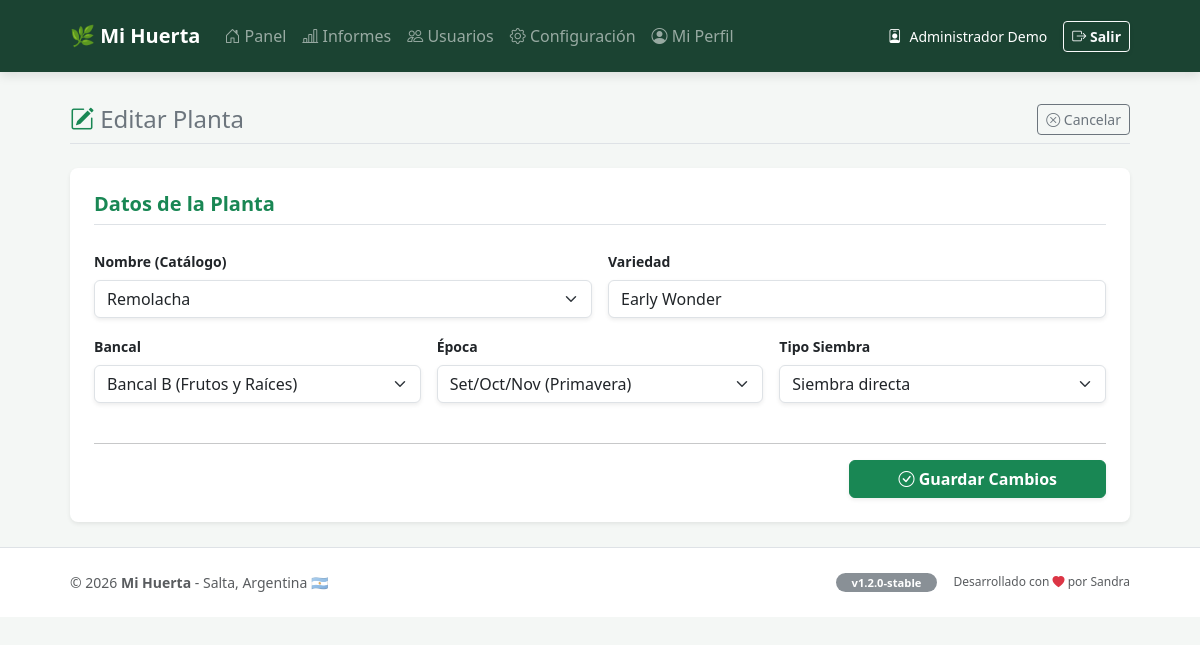
The app's page /editar_planta.php?id=2 (signed in) with its own data.
### tables this page shows
CREATE TABLE `plantas` (
  `id` int(11) NOT NULL,
  `nombre` varchar(100) NOT NULL,
  `variedad` varchar(100) DEFAULT NULL,
  `id_epoca` int(11) DEFAULT NULL,
  `id_grupo_rotacion` int(11) DEFAULT NULL,
  `id_tipo_siembra` int(11) DEFAULT NULL,
  `id_tipo_cultivo` int(11) DEFAULT NULL,
  `distancia` int(11) DEFAULT NULL,
  `observaciones` text DEFAULT NULL,
  `fecha_siembra` date DEFAULT NULL,
  `id_bancal` int(11) DEFAULT NULL
);

CREATE TABLE `catalogo_plantas` (
  `id` int(11) NOT NULL,
  `nombre_comun` varchar(100) NOT NULL,
  `tiempo_cosecha` varchar(50) DEFAULT NULL,
  `dias_cosecha_num` int(11) DEFAULT NULL,
  `id_epoca` int(11) DEFAULT NULL,
  `id_tipo_siembra` int(11) DEFAULT NULL,
  `id_tipo_cultivo` int(11) DEFAULT NULL,
  `id_grupo_rotacion` int(11) DEFAULT NULL,
  `riego` varchar(100) DEFAULT NULL,
  `distancia_sugerida` int(11) DEFAULT NULL
);

CREATE TABLE `bancales` (
  `id` int(11) NOT NULL,
  `nombre_bancal` varchar(50) DEFAULT NULL,
  `descripcion` text DEFAULT NULL
);

CREATE TABLE `epocas` (
  `id` int(11) NOT NULL,
  `nombre_epoca` varchar(50) DEFAULT NULL
);

CREATE TABLE `tipos_siembra` (
  `id` int(11) NOT NULL,
  `nombre_tipo` varchar(50) DEFAULT NULL
);

### editar_planta.php (the view, shortened to what this page needs)
<?php
include 'conexion.php';
include 'encabezado_pagina.php';
$id = intval($_GET['id']);
$res = $conexion->query("SELECT * FROM plantas WHERE id = $id");
$p = $res->fetch_assoc();
$cat_plantas = $conexion->query("SELECT nombre_comun FROM catalogo_plantas ORDER BY nombre_comun");
$cat_bancales = $conexion->query("SELECT id, nombre_bancal FROM bancales ORDER BY nombre_bancal");
$cat_epocas = $conexion->query("SELECT id, nombre_epoca FROM epocas ORDER BY nombre_epoca");
$cat_tipos = $conexion->query("SELECT id, nombre_tipo FROM tipos_siembra ORDER BY nombre_tipo");
?>
<div class="container mt-4">
    <div class="d-flex justify-content-between align-items-center mb-4 pb-2 border-bottom">
        <h4 class="text-secondary m-0 fw-normal">
            <i class="bi bi-pencil-square text-success"></i> Editar Planta
        </h4>
        <a href="index.php" class="btn btn-outline-secondary btn-sm">
            <i class="bi bi-x-circle"></i> Cancelar
        </a>
    </div>
    <div class="card shadow-sm border-0 rounded-3">
        <div class="card-body p-4">
            <h5 class="text-success fw-bold border-bottom pb-2 mb-4">Datos de la Planta</h5>
            <form action="actualizar_planta.php" method="POST">
                <div class="row g-3">
                    <div class="col-md-6">
                        <label class="form-label small fw-bold">Nombre (Catálogo)</label>
                        <select name="nombre" class="form-select shadow-sm">
                            <?php while($c = $cat_plantas->fetch_assoc()): ?>
                                <option value="<?= $c['nombre_comun'] ?>" <?= ($c['nombre_comun'] == $p['nombre']) ? 'selected' : '' ?>>
                                    <?= $c['nombre_comun'] ?>
                                </option>
                            <?php endwhile; ?>
                        </select>
                    </div>
                    <div class="col-md-6">
                        <label class="form-label small fw-bold">Variedad</label>
                        <input type="text" name="variedad" class="form-control shadow-sm" value="<?= $p['variedad'] ?>">
                    </div>
                    <div class="col-md-4">
                        <label class="form-label small fw-bold">Bancal</label>
                        <select name="id_bancal" class="form-select shadow-sm">
                            <?php while($b = $cat_bancales->fetch_assoc()): ?>
                                <option value="<?= $b['id'] ?>" <?= ($b['id'] == $p['id_bancal']) ? 'selected' : '' ?>>
                                    <?= $b['nombre_bancal'] ?>
                                </option>
                            <?php endwhile; ?>
                        </select>
                    </div>
                    <div class="col-md-4">
                        <label class="form-label small fw-bold">Época</label>
                        <select name="id_epoca" class="form-select shadow-sm">
                            <?php while($e = $cat_epocas->fetch_assoc()): ?>
                                <option value="<?= $e['id'] ?>" <?= ($e['id'] == $p['id_epoca']) ? 'selected' : '' ?>>
                                    <?= $e['nombre_epoca'] ?>
                                </option>
                            <?php endwhile; ?>
                        </select>
                    </div>
                    <div class="col-md-4">
                        <label class="form-label small fw-bold">Tipo Siembra</label>
                        <select name="id_tipo_siembra" class="form-select shadow-sm">
                            <?php while($t = $cat_tipos->fetch_assoc()): ?>
                                <option value="<?= $t['id'] ?>" <?= ($t['id'] == $p['id_tipo_siembra']) ? 'selected' : '' ?>>
                                    <?= $t['nombre_tipo'] ?>
                                </option>
                            <?php endwhile; ?>
                        </select>
                    </div>
                    <div class="col-md-12 text-end mt-4">
                        <hr>
                        <button type="submit" class="btn btn-success fw-bold px-5 shadow-sm">
                            <i class="bi bi-check-circle"></i> Guardar Cambios
                        </button>
                    </div>
                </div>
            </form> </div>
    </div>
</div>
<?php include 'pie_pagina.php'; ?>

### css/estilos.css (style rules this page uses)
body { background-color: #f4f7f5; font-family: 'Segoe UI', Roboto, Helvetica, Arial, sans-serif; color: #333; margin: 0; padding: 0; }
.container { max-width: 1100px; margin: 0 auto; padding: 0 20px; }
.card { border: none; border-radius: 12px; box-shadow: 0 4px 15px rgba(0,0,0,0.05); background-color: #ffffff; margin-bottom: 25px; }

### records on screen
plantas: nombre "Remolacha", variedad "Early Wonder", id_bancal "Bancal B (Frutos y Raíces)", id_epoca "Set/Oct/Nov (Primavera)", id_tipo_siembra "Siembra directa"

### other values on screen
$_SESSION['nombre_real'] "Administrador Demo"
